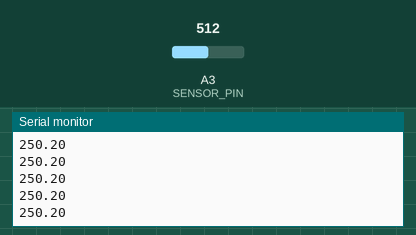
This sketch was run on a simulated Arduino Uno, built with avr-gcc and run on an emulated ATmega328P. Parts: the last lines printed to the serial monitor. Inputs (shaded band) come from the test bench; at power-on: A3 (SENSOR_PIN) = 512.

Above: at 1.7 s.
1.8 s: A3 (SENSOR_PIN) set to 716
At 2.5 s:
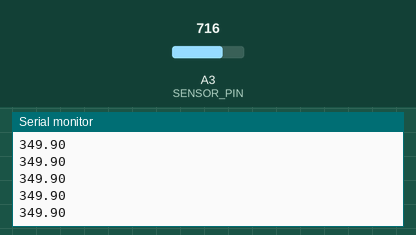
3.3 s: A3 (SENSOR_PIN) set to 900
At 4.1 s:
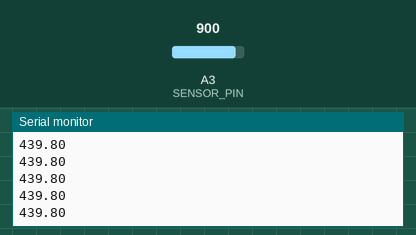
Timing chart, 0 to 6.3 s (numbered marks = the images above; inputs shaded):
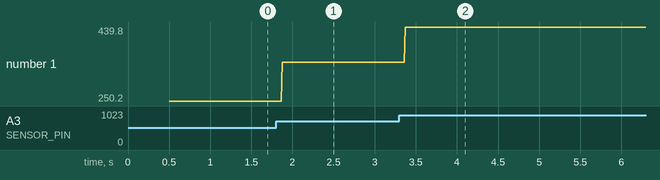

The sketch:

Opdracht5_LM35.ino
```cpp
#define SENSOR_PIN A3

void setup() {
  // put your setup code here, to run once:
  Serial.begin(9600);
  delay(500);

  pinMode(SENSOR_PIN, INPUT);
}

double read_sensor() {
  const long reading = analogRead(SENSOR_PIN);
  return (double) map(reading, 0, 1023, 0, 5000) / (double) 10;
}

void loop() {
  // put your main code here, to run repeatedly:
  Serial.println(read_sensor());
}
```

Measured:
- after the input at 1.8 s, the serial monitor: prints a new line after 0.07 s (image 1)
- after the input at 3.3 s, the serial monitor: prints a new line after 0.07 s (image 2)
- plotted number 1: 250.2 → 349.9 after the input at 1.8 s, 349.9 → 439.8 after the input at 3.3 s
